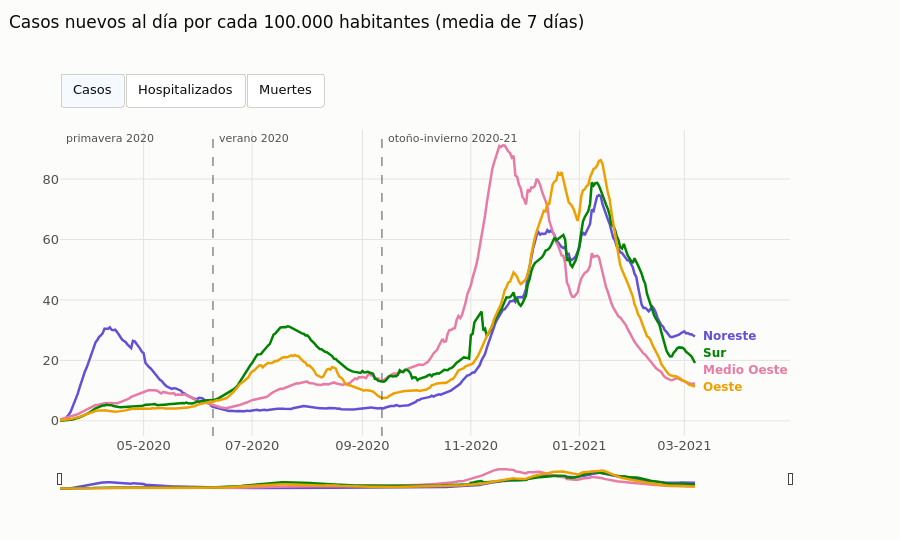

Here is the notebook cell this chart was saved with:
### Code cell
def anotaciones_finales(columna):
    """Nombre de la región al final de cada línea, separados para que no se pisen."""
    ultimos = (serie_region.sort_values("fecha").groupby("region").tail(1).set_index("region")[columna + "_100k"]
               .sort_values())
    rango = serie_region[columna + "_100k"].max()
    posiciones, anterior = {}, None
    for region, valor in ultimos.items():
        y = valor if anterior is None else max(valor, anterior + rango * 0.06)
        posiciones[region], anterior = y, y
    return [dict(x=serie_region["fecha"].max(), y=y, text=f"<b>{region}</b>", xanchor="left", xshift=6,
                 showarrow=False, font=dict(color=COLORES_REGION[region], size=12)) for region, y in posiciones.items()]


def anotaciones_olas():
    nombres = [nombre.split(" · ")[1] for nombre in OLAS]
    inicios = [serie_region["fecha"].min(), *CORTES]
    return [dict(x=inicio, y=1.0, yref="paper", text=nombre, xanchor="left", xshift=4, showarrow=False,
                 font=dict(color=TEXTO_SUAVE, size=11)) for inicio, nombre in zip(inicios, nombres)]


tiempo = go.Figure()
for columna, (nombre, _) in medidas.items():
    for region in ORDEN_REGIONES:
        tramo = serie_region[serie_region["region"] == region]
        tiempo.add_trace(go.Scatter(
            x=tramo["fecha"], y=tramo[columna + "_100k"], name=region, legendgroup=region,
            line=dict(color=COLORES_REGION[region], width=2.5), visible=(columna == "casos_nuevos"),
            hovertemplate=f"{region}: %{{y:.1f}}<extra></extra>",
        ))

botones = []
for i, (columna, (nombre, titulo)) in enumerate(medidas.items()):
    visible = [j // len(ORDEN_REGIONES) == i for j in range(len(tiempo.data))]
    botones.append(dict(label=nombre, method="update",
                        args=[{"visible": visible}, {"title.text": titulo,
                                                     "annotations": anotaciones_olas() + anotaciones_finales(columna)}]))

for corte in CORTES:
    tiempo.add_vline(x=corte, line=dict(color=TEXTO_SUAVE, width=1, dash="dash"))
tiempo.update_layout(
    title=medidas["casos_nuevos"][1],
    annotations=anotaciones_olas() + anotaciones_finales("casos_nuevos"),
    title_y=0.97, title_yanchor="top",
    updatemenus=[dict(type="buttons", direction="right", buttons=botones, x=0.0, y=1.08, xanchor="left",
                      yanchor="bottom", showactive=True, bgcolor="white", bordercolor="#d0cfca")],
    hovermode="x unified", showlegend=False, height=540, margin=dict(r=110, t=130),
    xaxis=dict(rangeslider=dict(visible=True, thickness=0.06), tickformat="%m-%Y", hoverformat="%d-%m-%Y"),
)
guardar_html(tiempo, CARPETA_HTML / "2_regiones_en_el_tiempo.html", "Regiones en el tiempo")
tiempo.show()

### Figure 1 — Plotly figure (JSON) as saved in the notebook; plotly's stock layout.template omitted (floating-point values rounded to 4 significant figures; data arrays with more than 128 entries replaced by an {"elided": "..."} marker saying what was removed)
{"data": [{"hovertemplate": "Noreste: %{y:.1f}<extra></extra>", "legendgroup": "Noreste", "line": {"color": "#6250d6", "width": 2.5}, "name": "Noreste", "type": "scatter", "visible": true, "x": {"elided": "358 str values"}, "y": {"elided": "358 float values"}}, {"hovertemplate": "Medio Oeste: %{y:.1f}<extra></extra>", "legendgroup": "Medio Oeste", "line": {"color": "#e87ba4", "width": 2.5}, "name": "Medio Oeste", "type": "scatter", "visible": true, "x": {"elided": "358 str values"}, "y": {"elided": "358 float values"}}, {"hovertemplate": "Sur: %{y:.1f}<extra></extra>", "legendgroup": "Sur", "line": {"color": "#008300", "width": 2.5}, "name": "Sur", "type": "scatter", "visible": true, "x": {"elided": "358 str values"}, "y": {"elided": "358 float values"}}, {"hovertemplate": "Oeste: %{y:.1f}<extra></extra>", "legendgroup": "Oeste", "line": {"color": "#eda100", "width": 2.5}, "name": "Oeste", "type": "scatter", "visible": true, "x": {"elided": "358 str values"}, "y": {"elided": "358 float values"}}, {"hovertemplate": "Noreste: %{y:.1f}<extra></extra>", "legendgroup": "Noreste", "line": {"color": "#6250d6", "width": 2.5}, "name": "Noreste", "type": "scatter", "visible": false, "x": {"elided": "358 str values"}, "y": {"elided": "358 float values"}}, {"hovertemplate": "Medio Oeste: %{y:.1f}<extra></extra>", "legendgroup": "Medio Oeste", "line": {"color": "#e87ba4", "width": 2.5}, "name": "Medio Oeste", "type": "scatter", "visible": false, "x": {"elided": "358 str values"}, "y": {"elided": "358 float values"}}, {"hovertemplate": "Sur: %{y:.1f}<extra></extra>", "legendgroup": "Sur", "line": {"color": "#008300", "width": 2.5}, "name": "Sur", "type": "scatter", "visible": false, "x": {"elided": "358 str values"}, "y": {"elided": "358 float values"}}, {"hovertemplate": "Oeste: %{y:.1f}<extra></extra>", "legendgroup": "Oeste", "line": {"color": "#eda100", "width": 2.5}, "name": "Oeste", "type": "scatter", "visible": false, "x": {"elided": "358 str values"}, "y": {"elided": "358 float values"}}, {"hovertemplate": "Noreste: %{y:.1f}<extra></extra>", "legendgroup": "Noreste", "line": {"color": "#6250d6", "width": 2.5}, "name": "Noreste", "type": "scatter", "visible": false, "x": {"elided": "358 str values"}, "y": {"elided": "358 float values"}}, {"hovertemplate": "Medio Oeste: %{y:.1f}<extra></extra>", "legendgroup": "Medio Oeste", "line": {"color": "#e87ba4", "width": 2.5}, "name": "Medio Oeste", "type": "scatter", "visible": false, "x": {"elided": "358 str values"}, "y": {"elided": "358 float values"}}, {"hovertemplate": "Sur: %{y:.1f}<extra></extra>", "legendgroup": "Sur", "line": {"color": "#008300", "width": 2.5}, "name": "Sur", "type": "scatter", "visible": false, "x": {"elided": "358 str values"}, "y": {"elided": "358 float values"}}, {"hovertemplate": "Oeste: %{y:.1f}<extra></extra>", "legendgroup": "Oeste", "line": {"color": "#eda100", "width": 2.5}, "name": "Oeste", "type": "scatter", "visible": false, "x": {"elided": "358 str values"}, "y": {"elided": "358 float values"}}], "layout": {"annotations": [{"font": {"color": "#52514e", "size": 11}, "showarrow": false, "text": "primavera 2020", "x": "2020-03-15T00:00:00", "xanchor": "left", "xshift": 4, "y": 1.0, "yref": "paper"}, {"font": {"color": "#52514e", "size": 11}, "showarrow": false, "text": "verano 2020", "x": "2020-06-09T00:00:00", "xanchor": "left", "xshift": 4, "y": 1.0, "yref": "paper"}, {"font": {"color": "#52514e", "size": 11}, "showarrow": false, "text": "otoño-invierno 2020-21", "x": "2020-09-12T00:00:00", "xanchor": "left", "xshift": 4, "y": 1.0, "yref": "paper"}, {"font": {"color": "#eda100", "size": 12}, "showarrow": false, "text": "<b>Oeste</b>", "x": "2021-03-07T00:00:00", "xanchor": "left", "xshift": 6, "y": 11.36}, {"font": {"color": "#e87ba4", "size": 12}, "showarrow": false, "text": "<b>Medio Oeste</b>", "x": "2021-03-07T00:00:00", "xanchor": "left", "xshift": 6, "y": 16.83}, {"font": {"color": "#008300", "size": 12}, "showarrow": false, "text": "<b>Sur</b>", "x": "2021-03-07T00:00:00", "xanchor": "left", "xshift": 6, "y": 22.3}, {"font": {"color": "#6250d6", "size": 12}, "showarrow": false, "text": "<b>Noreste</b>", "x": "2021-03-07T00:00:00", "xanchor": "left", "xshift": 6, "y": 27.96}], "height": 540, "hovermode": "x unified", "margin": {"r": 110, "t": 130}, "shapes": [{"line": {"color": "#52514e", "dash": "dash", "width": 1}, "type": "line", "x0": "2020-06-09T00:00:00", "x1": "2020-06-09T00:00:00", "xref": "x", "y0": 0, "y1": 1, "yref": "y domain"}, {"line": {"color": "#52514e", "dash": "dash", "width": 1}, "type": "line", "x0": "2020-09-12T00:00:00", "x1": "2020-09-12T00:00:00", "xref": "x", "y0": 0, "y1": 1, "yref": "y domain"}], "showlegend": false, "title": {"text": "Casos nuevos al día por cada 100.000 habitantes (media de 7 días)", "y": 0.97, "yanchor": "top"}, "updatemenus": [{"bgcolor": "white", "bordercolor": "#d0cfca", "buttons": [{"args": [{"visible": [true, true, true, true, false, false, false, false, false, false, false, false]}, {"annotations": [{"font": {"color": "#52514e", "size": 11}, "showarrow": false, "text": "primavera 2020", "x": "2020-03-15T00:00:00", "xanchor": "left", "xshift": 4, "y": 1.0, "yref": "paper"}, {"font": {"color": "#52514e", "size": 11}, "showarrow": false, "text": "verano 2020", "x": "2020-06-09T00:00:00", "xanchor": "left", "xshift": 4, "y": 1.0, "yref": "paper"}, {"font": {"color": "#52514e", "size": 11}, "showarrow": false, "text": "otoño-invierno 2020-21", "x": "2020-09-12T00:00:00", "xanchor": "left", "xshift": 4, "y": 1.0, "yref": "paper"}, {"font": {"color": "#eda100", "size": 12}, "showarrow": false, "text": "<b>Oeste</b>", "x": "2021-03-07T00:00:00", "xanchor": "left", "xshift": 6, "y": 11.36}, {"font": {"color": "#e87ba4", "size": 12}, "showarrow": false, "text": "<b>Medio Oeste</b>", "x": "2021-03-07T00:00:00", "xanchor": "left", "xshift": 6, "y": 16.83}, {"font": {"color": "#008300", "size": 12}, "showarrow": false, "text": "<b>Sur</b>", "x": "2021-03-07T00:00:00", "xanchor": "left", "xshift": 6, "y": 22.3}, {"font": {"color": "#6250d6", "size": 12}, "showarrow": false, "text": "<b>Noreste</b>", "x": "2021-03-07T00:00:00", "xanchor": "left", "xshift": 6, "y": 27.96}], "title.text": "Casos nuevos al día por cada 100.000 habitantes (media de 7 días)"}], "label": "Casos", "method": "update"}, {"args": [{"visible": [false, false, false, false, true, true, true, true, false, false, false, false]}, {"annotations": [{"font": {"color": "#52514e", "size": 11}, "showarrow": false, "text": "primavera 2020", "x": "2020-03-15T00:00:00", "xanchor": "left", "xshift": 4, "y": 1.0, "yref": "paper"}, {"font": {"color": "#52514e", "size": 11}, "showarrow": false, "text": "verano 2020", "x": "2020-06-09T00:00:00", "xanchor": "left", "xshift": 4, "y": 1.0, "yref": "paper"}, {"font": {"color": "#52514e", "size": 11}, "showarrow": false, "text": "otoño-invierno 2020-21", "x": "2020-09-12T00:00:00", "xanchor": "left", "xshift": 4, "y": 1.0, "yref": "paper"}, {"font": {"color": "#e87ba4", "size": 12}, "showarrow": false, "text": "<b>Medio Oeste</b>", "x": "2021-03-07T00:00:00", "xanchor": "left", "xshift": 6, "y": 8.662}, {"font": {"color": "#eda100", "size": 12}, "showarrow": false, "text": "<b>Oeste</b>", "x": "2021-03-07T00:00:00", "xanchor": "left", "xshift": 6, "y": 12.23}, {"font": {"color": "#008300", "size": 12}, "showarrow": false, "text": "<b>Sur</b>", "x": "2021-03-07T00:00:00", "xanchor": "left", "xshift": 6, "y": 15.8}, {"font": {"color": "#6250d6", "size": 12}, "showarrow": false, "text": "<b>Noreste</b>", "x": "2021-03-07T00:00:00", "xanchor": "left", "xshift": 6, "y": 19.37}], "title.text": "Hospitalizados a la vez por cada 100.000 habitantes (media de 7 días)"}], "label": "Hospitalizados", "method": "update"}, {"args": [{"visible": [false, false, false, false, false, false, false, false, true, true, true, true]}, {"annotations": [{"font": {"color": "#52514e", "size": 11}, "showarrow": false, "text": "primavera 2020", "x": "2020-03-15T00:00:00", "xanchor": "left", "xshift": 4, "y": 1.0, "yref": "paper"}, {"font": {"color": "#52514e", "size": 11}, "showarrow": false, "text": "verano 2020", "x": "2020-06-09T00:00:00", "xanchor": "left", "xshift": 4, "y": 1.0, "yref": "paper"}, {"font": {"color": "#52514e", "size": 11}, "showarrow": false, "text": "otoño-invierno 2020-21", "x": "2020-09-12T00:00:00", "xanchor": "left", "xshift": 4, "y": 1.0, "yref": "paper"}, {"font": {"color": "#e87ba4", "size": 12}, "showarrow": false, "text": "<b>Medio Oeste</b>", "x": "2021-03-07T00:00:00", "xanchor": "left", "xshift": 6, "y": 0.197}, {"font": {"color": "#6250d6", "size": 12}, "showarrow": false, "text": "<b>Noreste</b>", "x": "2021-03-07T00:00:00", "xanchor": "left", "xshift": 6, "y": 0.4025}, {"font": {"color": "#eda100", "size": 12}, "showarrow": false, "text": "<b>Oeste</b>", "x": "2021-03-07T00:00:00", "xanchor": "left", "xshift": 6, "y": 0.5436}, {"font": {"color": "#008300", "size": 12}, "showarrow": false, "text": "<b>Sur</b>", "x": "2021-03-07T00:00:00", "xanchor": "left", "xshift": 6, "y": 0.6835}], "title.text": "Muertes al día por cada 100.000 habitantes (media de 7 días)"}], "label": "Muertes", "method": "update"}], "direction": "right", "showactive": true, "type": "buttons", "x": 0.0, "xanchor": "left", "y": 1.08, "yanchor": "bottom"}], "xaxis": {"hoverformat": "%d-%m-%Y", "rangeslider": {"thickness": 0.06, "visible": true}, "tickformat": "%m-%Y"}}}
